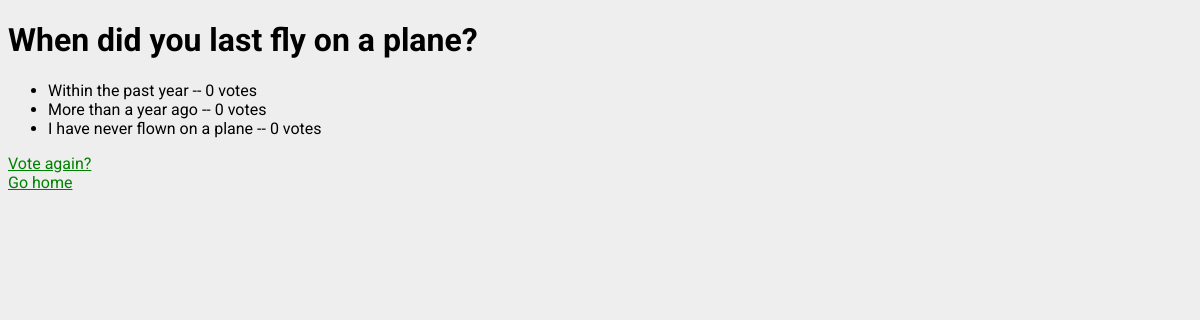
/11/results/, run on the app's committed database.
### polls/models.py (models this page shows, shortened)
class Question(models.Model):
    question_text = models.CharField(max_length=255)
    pub_date = models.DateTimeField('date published', default=timezone.now)

class Choice(models.Model):
    question = models.ForeignKey(Question, on_delete=models.CASCADE)
    choice_text = models.CharField(max_length=200)
    votes = models.IntegerField(default=0)

### polls/views.py (the view)
# urls.py: path('<int:pk>/results/', views.ResultsView.as_view(), name='results'),
class ResultsView(generic.DetailView):
    model = Question
    template_name = 'polls/results.html'

### polls/templates/polls/results.html (shortened to what this page needs)
<!DOCTYPE html>
<html lang="en">
  <head>
    {% load static %}
    <link
      rel="stylesheet"
      type="text/css"
      href="{% static 'polls/style.css' %}"
    />
  </head>
  <body>
    <h1>{{ question.question_text }}</h1>
    <ul>
      {% for choice in question.choice_set.all %}
      <li>
        {{ choice.choice_text }} -- {{ choice.votes }} vote{{ choice.votes|pluralize }}
      </li>
      {% endfor %}
    </ul>
    <a href="{% url 'polls:detail' question.id %}">Vote again?</a>
    <br>
    <a href="{% url 'polls:pollsindex' %}">Go home</a>
  </body>
</html>

### polls/static/polls/style.css (style rules this page uses)
body { background: white url("images/background.png") repeat; font-family: 'Roboto'; }
a { color: green; }

### data on the page
Question: question_text "When did you last fly on a plane?"
Choice: choice_text "Within the past year", votes "0"
Choice: choice_text "More than a year ago", votes "0"
Choice: choice_text "I have never flown on a plane", votes "0"
